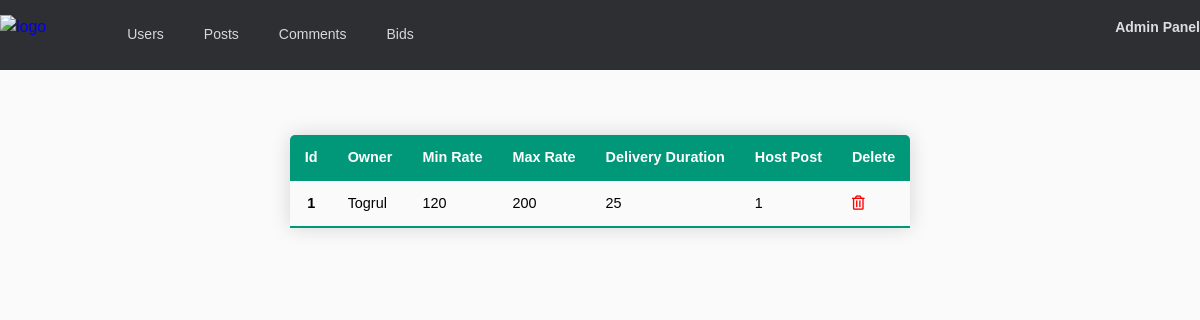
Page /admin/bids on the earlier database version.
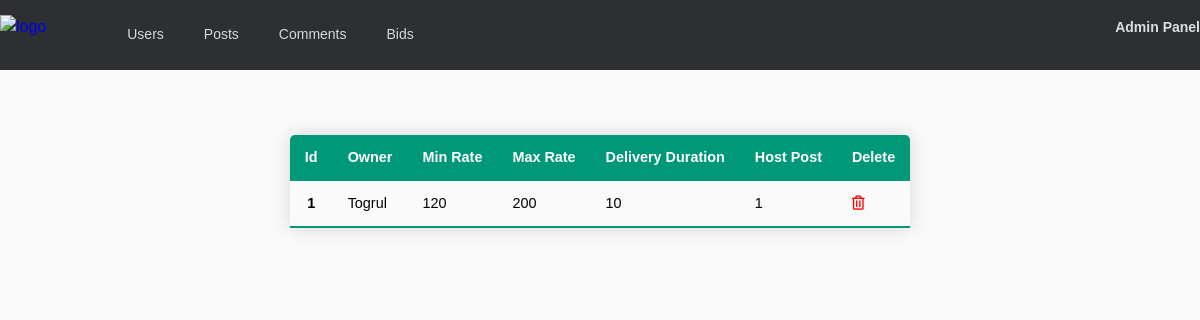
Same page on the later database version.
### app/models.py (models this page shows, shortened)
class Bid(db.Model):
    id = db.Column(db.Integer, primary_key=True)
    min_rate = db.Column(db.Integer, nullable=False)
    max_rate = db.Column(db.Integer, nullable=False)
    delivery_duration = db.Column(db.Integer, nullable=False)
    user_id = db.Column(db.Integer, db.ForeignKey('user.id'), nullable=False)
    post_id = db.Column(db.Integer, db.ForeignKey('post.id'), nullable=False)

class User(db.Model, UserMixin):
    id = db.Column(db.Integer, primary_key=True)
    username = db.Column(db.String(20), unique=True, nullable=False)
    email = db.Column(db.String(120), unique=True, nullable=False)
    image_file = db.Column(db.String(20), nullable=False, default='default.jpg')
    password = db.Column(db.String(60), nullable=False)
    posts = db.relationship('Post', backref='author', lazy=True, cascade='all,delete')
    comments = db.relationship('Comment', backref='comment_author', lazy=True, cascade='all,delete')
    bids = db.relationship('Bid', backref='bid_owner', lazy=True, cascade='all,delete')
    info = db.relationship('UserInfo', backref='owner', lazy=True, cascade='all,delete')

class Post(db.Model):
    id = db.Column(db.Integer, primary_key=True)
    title = db.Column(db.String(20), nullable=False)
    date_posted = db.Column(db.DateTime, nullable=False, default=datetime.utcnow)
    min_pay = db.Column(db.Integer, nullable=False)
    max_pay = db.Column(db.Integer)
    content = db.Column(db.Text, nullable=False)
    user_id = db.Column(db.Integer, db.ForeignKey('user.id'), nullable=False)
    comments = db.relationship('Comment', backref='host', lazy=True)
    bids = db.relationship('Bid', backref='bid_host', lazy=True)

### app/routes.py (the view)
@app.route('/admin/bids', methods=['GET','POST'])
def admin_bids():
    bids = Bid.query.all()
    return render_template('admin/bids.html', bids=bids)

### app/templates/admin/bids.html
{% extends "admin/base.html" %}
{% block css %}
<link rel="stylesheet" href="{{ url_for('static', filename='css/base.css') }}">
{% endblock %}
{% block content %}
    <table class="content-table">
        <thead>
            <tr>
                <th scope="col">Id</th>
                <th scope="col">Owner</th>
                <th scope="col">Min Rate</th>
                <th scope="col">Max Rate</th>
                <th scope="col">Delivery Duration</th>
                <th scope="col">Host Post</th>
                <th scope="col">Delete</th>
            </tr>
        </thead>
        {% for bid in bids %}
        <tbody>
            <tr>
                <th scope="row">{{ bid.id }}</th>
                <td>{{ bid.bid_owner.username }}</td>
                <td>{{bid.min_rate }}</td>
                <td>{{bid.max_rate }}</td>
                <td>{{bid.delivery_duration }}</td>
                <td>{{bid.bid_host.id }}</td>
                <td><a href="{{url_for('admin_delete_bid', bid_id=bid.id)}}"><i class="far fa-trash-alt" style="color: red;"></i></a></td>
            </tr>
        </tbody>
        {% endfor %}
    </table>
{% endblock %}

Differences in the rows shown:
changed Bid "Togrul": delivery_duration "25" → "10"
